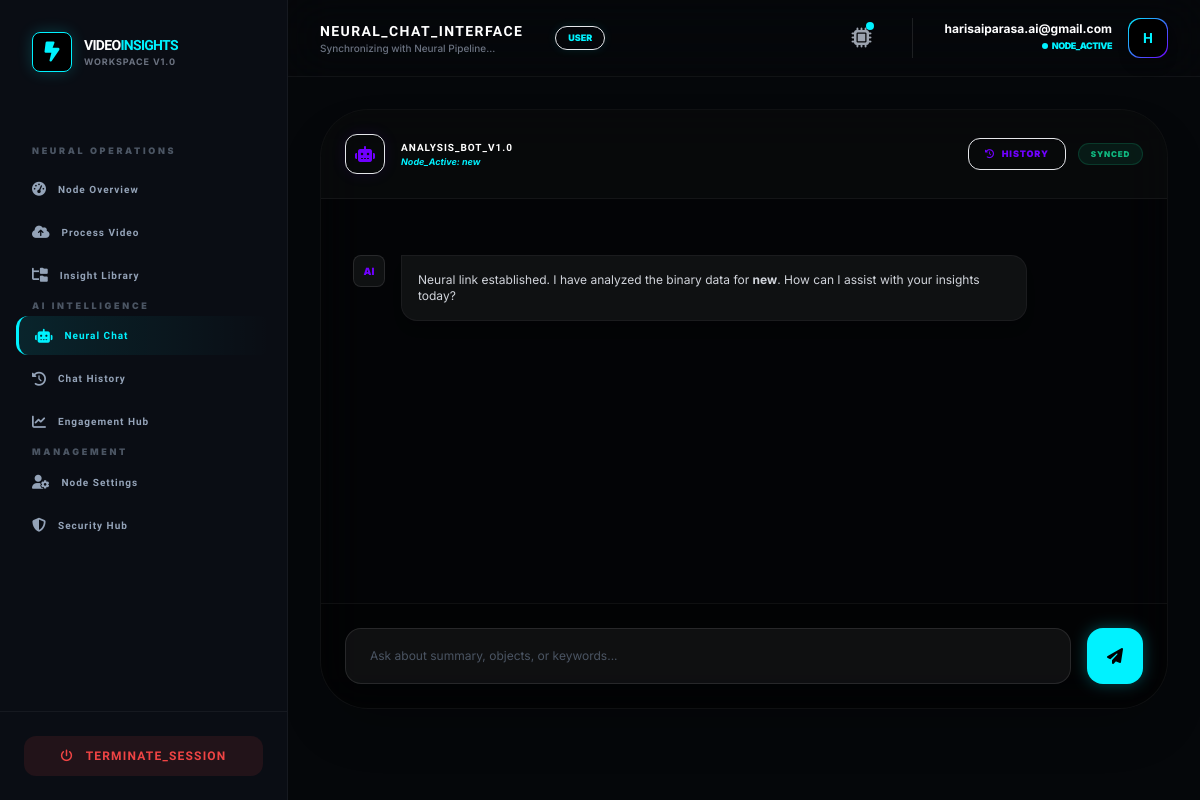
/neural-chat/chat/ (signed in), run on an earlier commit of the app's database.
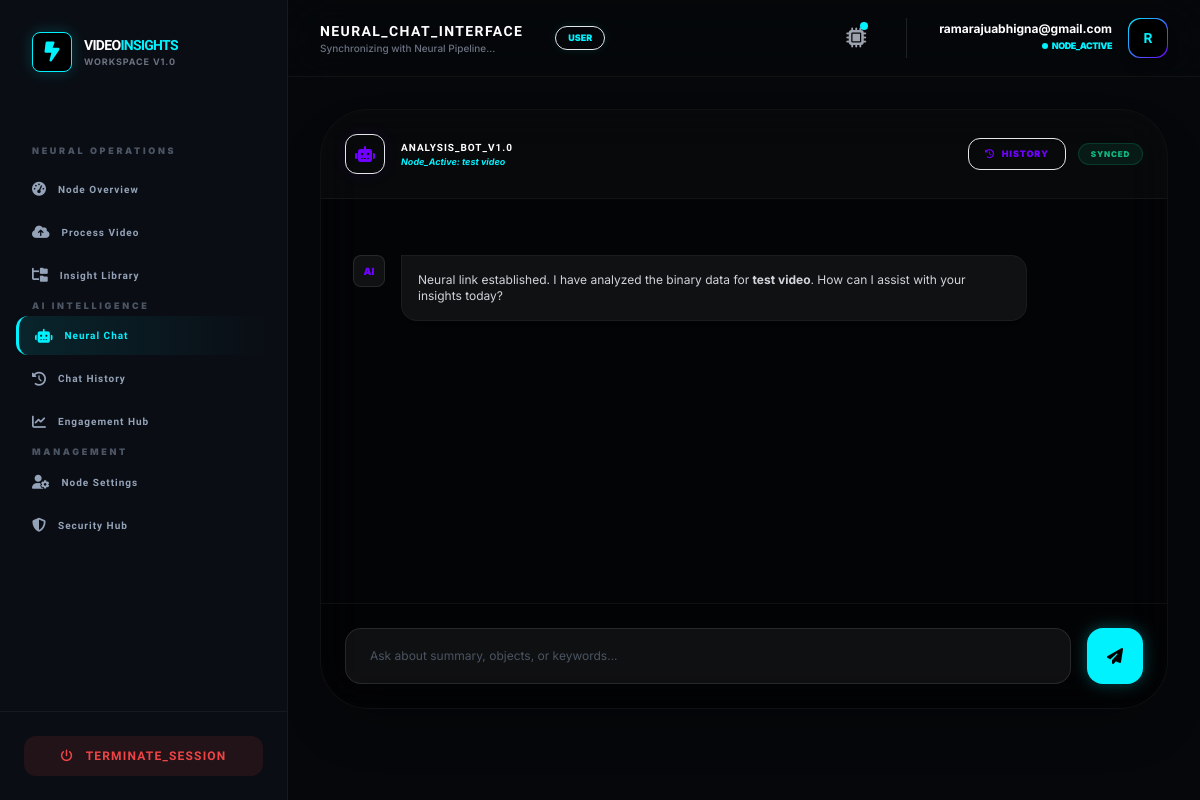
And on a later commit of the database.
### accounts/models.py (models this page shows, shortened)
class User(AbstractUser):
    username = None
    email = models.EmailField(unique=True)
    ROLE_CHOICES = (
        ('admin', 'Admin'),
        ('user', 'User'),
    )
    role = models.CharField(max_length=10, choices=ROLE_CHOICES, default='user')
    is_verified = models.BooleanField(default=False)
    login_count = models.PositiveIntegerField(default=0)
    USERNAME_FIELD = 'email'
    REQUIRED_FIELDS = []
    objects = CustomUserManager()

### videos/models.py (models this page shows)
class VideoAnalysis(models.Model):
    user = models.ForeignKey(settings.AUTH_USER_MODEL, on_delete=models.CASCADE)
    title = models.CharField(max_length=255)
    video_file = models.FileField(upload_to='videos/', null=True, blank=True) # Binary Node
    youtube_url = models.URLField(null=True, blank=True) # Stream Node
    transcript = models.TextField(null=True, blank=True) # Speech-to-Text Node
    summary = models.TextField(null=True, blank=True)
    keywords = models.JSONField(default=list) # NLP Topic Node
    engagement_data = models.JSONField(default=list, null=True, blank=True)
    objects_detected = models.JSONField(default=list) # Computer Vision Node
    key_moments = models.JSONField(default=list, blank=True)
    activity_type = models.CharField(max_length=100, default="General Analysis")
    created_at = models.DateTimeField(auto_now_add=True)
    ai_processed = models.BooleanField(default=False)
    ai_failed = models.BooleanField(default=False)

### chatbot/views.py (the view)
# urls.py: path('chat/', views.ai_chatbot_view, name='ai_chatbot'),
@login_required
def ai_chatbot_view(request, video_id=None):
    user_videos = VideoAnalysis.objects.filter(user=request.user)
    if not user_videos.exists():
        messages.info(request, "Neural Link Offline: Please process a video to initialize the AI Chatbot.")
        return render(request, 'chatbot/chat_interface.html', {'video': None, 'chat_history': []})
    if video_id:
        video = get_object_or_404(VideoAnalysis, id=video_id, user=request.user)
    else:
        video = user_videos.latest('created_at')
    chat_history = ChatMessage.objects.filter(
        video=video, user=request.user
    ).order_by('created_at')
    return render(request, 'chatbot/chat_interface.html', {
        'video': video,
        'chat_history': chat_history
    })

### templates/chatbot/chat_interface.html (shortened to what this page needs)
{% extends "base2.html" %}
{% block page_title %}NEURAL_CHAT_INTERFACE{% endblock %}
{% block content %}
<div class="max-w-4xl mx-auto animate-fade-in" style="height: 75vh;">
    <div class="h-full flex flex-col bg-black/40 border border-white/5 rounded-[3rem] backdrop-blur-xl overflow-hidden shadow-2xl">
        {% if video %}
            <div class="p-6 border-b border-white/5 bg-white/[0.02] flex items-center justify-between">
                <div class="flex items-center gap-4">
                    <div class="w-10 h-10 bg-[var(--accent-purple)]/20 rounded-xl flex items-center justify-center border border-[var(--accent-purple)]/30 shadow-[0_0_15px_rgba(112,0,255,0.1)]">
                        <i class="fa fa-robot text-[var(--accent-purple)]"></i>
                    </div>
                    <div>
                        <p class="orbitron text-[10px] text-white font-black tracking-widest uppercase">Analysis_Bot_v1.0</p>
                        <p class="text-[9px] text-[var(--accent-cyan)] font-bold italic">Node_Active: {{ video.title }}</p>
                    </div>
                </div>
                <div class="flex items-center gap-3">
                    <a href="{% url 'chat_history_video' video.id %}"
                       class="px-4 py-2 bg-[var(--accent-purple)]/10 border border-[var(--accent-purple)]/20 text-[var(--accent-purple)] text-[9px] font-black uppercase tracking-widest rounded-xl hover:bg-[var(--accent-purple)] hover:text-white transition-all">
                        <i class="fa fa-clock-rotate-left mr-1"></i> History
                    </a>
                    <span class="text-[8px] font-black text-emerald-500 uppercase tracking-widest bg-emerald-500/10 px-3 py-1 rounded-full border border-emerald-500/20">Synced</span>
                </div>
            </div>
            <div id="chat-window" class="flex-1 overflow-y-auto p-8 space-y-6 scroll-smooth custom-scrollbar">
                <div class="flex gap-4">
                    <div class="w-8 h-8 rounded-lg bg-white/5 border border-white/10 flex items-center justify-center text-[10px] font-black text-[var(--accent-purple)]">AI</div>
                    <div class="bg-white/5 p-4 rounded-2xl rounded-tl-none border border-white/5 max-w-[80%] shadow-lg">
                        <p class="text-xs text-gray-300">Neural link established. I have analyzed the binary data for <b>{{ video.title }}</b>. How can I assist with your insights today?</p>
                    </div>
                </div>
            </div>
            <div class="p-6 bg-black/20 border-t border-white/5">
                <form id="chat-form" class="flex gap-4">
                    <input type="text" name="message" id="user-input" autocomplete="off"
                           placeholder="Ask about summary, objects, or keywords..."
                           class="flex-1 bg-white/5 border border-white/10 rounded-2xl px-6 py-4 text-xs text-white focus:outline-none focus:border-[var(--accent-cyan)] transition-all placeholder:text-gray-600">
                    <button type="submit" class="w-14 h-14 bg-[var(--accent-cyan)] text-black rounded-2xl flex items-center justify-center shadow-[0_0_15px_rgba(0,242,255,0.3)] hover:scale-105 active:scale-95 transition-all">
                        <i class="fa fa-paper-plane"></i>
                    </button>
                </form>
            </div>
        {% endif %}
    </div>
</div>
{% endblock %}

### templates/base2.html (shortened to what the changed rows need)
<!DOCTYPE html>
<html lang="en">
<head>
    <script src="https://cdn.tailwindcss.com"></script>
    <link rel="stylesheet" href="https://cdnjs.cloudflare.com/ajax/libs/font-awesome/6.4.2/css/all.min.css">
</head>
<body class="min-h-screen flex">
<aside class="w-72 bg-[var(--sidebar-bg)] border-r border-white/5 hidden lg:flex flex-col sticky top-0 h-screen z-50">
    <div class="p-8">
        <a href="/" class="flex items-center gap-3">
            <div>
                <h2 class="orbitron text-sm font-black text-white tracking-tighter">VIDEO<span class="text-[var(--accent-cyan)]">INSIGHTS</span></h2>
            </div>
        </a>
    </div>
</aside>
<div class="flex-1 flex flex-col min-w-0">
    <header class="bg-[var(--sidebar-bg)]/80 backdrop-blur-xl border-b border-white/5 sticky top-0 z-40 px-8 py-4 flex justify-between items-center">
        <div class="flex items-center gap-4">
             <div class="hidden sm:block">
                <h1 class="orbitron text-sm font-bold text-white tracking-widest uppercase">
                    {% block page_title %}Operational_Dashboard{% endblock page_title %}
                </h1>
                <p class="text-[10px] text-gray-500 font-medium">
                </p>
             </div>
             <span class="bg-[var(--accent-cyan)]/10 text-[var(--accent-cyan)] text-[9px] uppercase font-black px-3 py-1 rounded-full ml-4 border border-[var(--accent-cyan)]/20 shadow-[0_0_10px_rgba(0,242,255,0.1)]">
                {{ user.role|default:"User" }}
             </span>
        </div>
        <div class="flex items-center gap-8">
            <div class="flex items-center gap-4 border-l border-white/10 pl-8">
                <div class="text-right hidden sm:block">
                    <p class="text-xs font-bold text-white leading-none mb-1">{{ user.email }}</p>
                    <p class="text-[9px] text-[var(--accent-cyan)] font-black uppercase flex items-center justify-end gap-1 tracking-tighter">
                        <span class="w-1.5 h-1.5 bg-[var(--accent-cyan)] rounded-full animate-ping"></span> NODE_ACTIVE
                    </p>
                </div>
                <div class="w-10 h-10 rounded-xl bg-gradient-to-br from-[var(--accent-cyan)] to-[var(--accent-purple)] p-[1px] shadow-lg">
                    <div class="w-full h-full bg-black rounded-xl flex items-center justify-center text-[var(--accent-cyan)] font-black orbitron text-sm">
                        {{ user.email|first|upper }}
                    </div>
                </div>
            </div>
        </div>
    </header>
    <main class="flex-1 p-8 overflow-y-auto">
        <div class="max-w-7xl mx-auto animate-fade-in">
            {% block content %}{% endblock content %}
        </div>
    </main>
</div>
</body>
</html>

What changed in the data, as far as the page shows it:
no longer on this page (row edited): VideoAnalysis: title "new"
changed User "USER": email "harisaiparasa.ai@gmail.com" → "ramarajuabhigna@gmail.com"; email|first "H" → "R"
now on this page (row edited): VideoAnalysis: title "test video"
